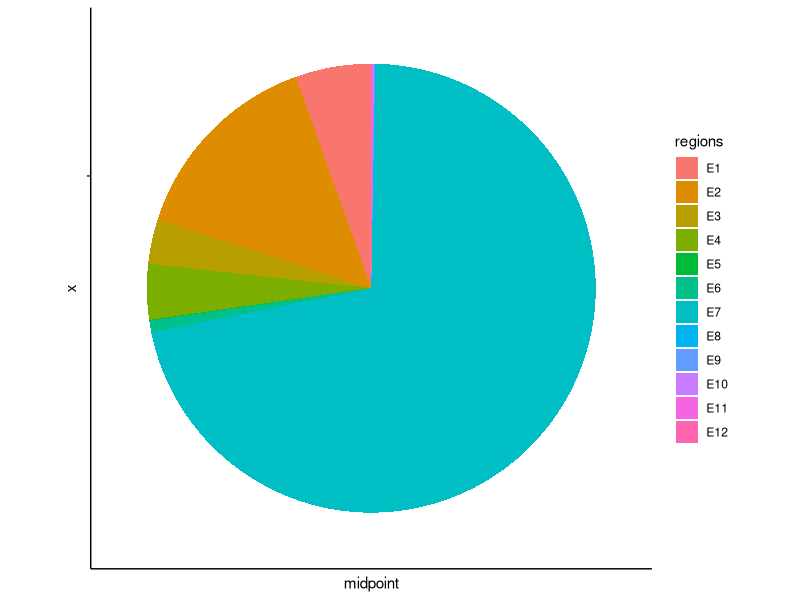
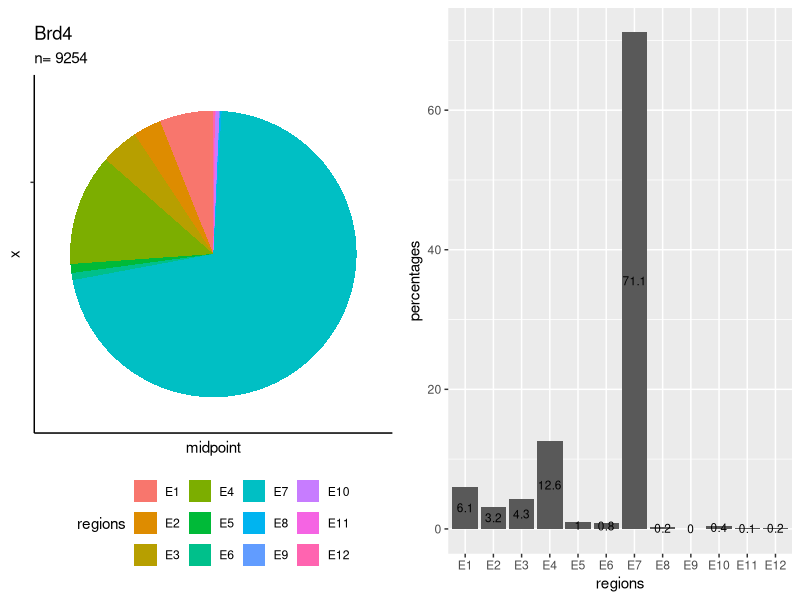
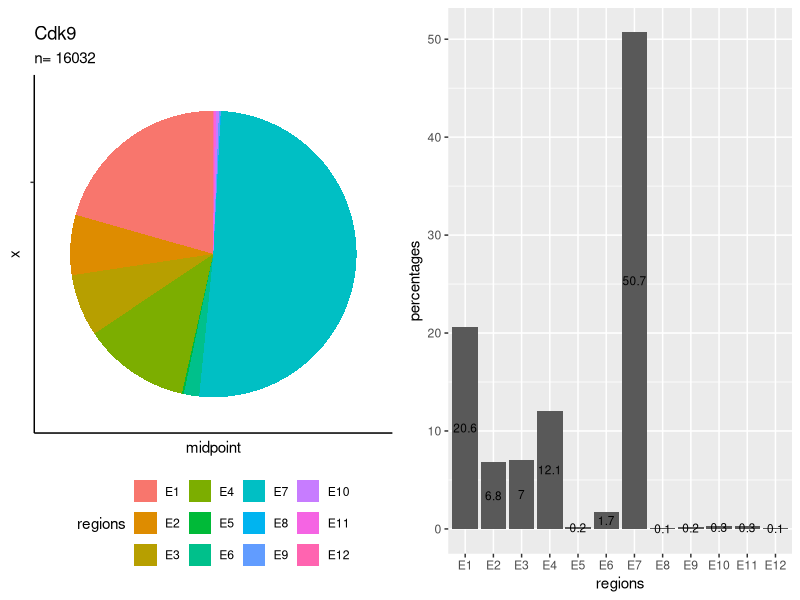
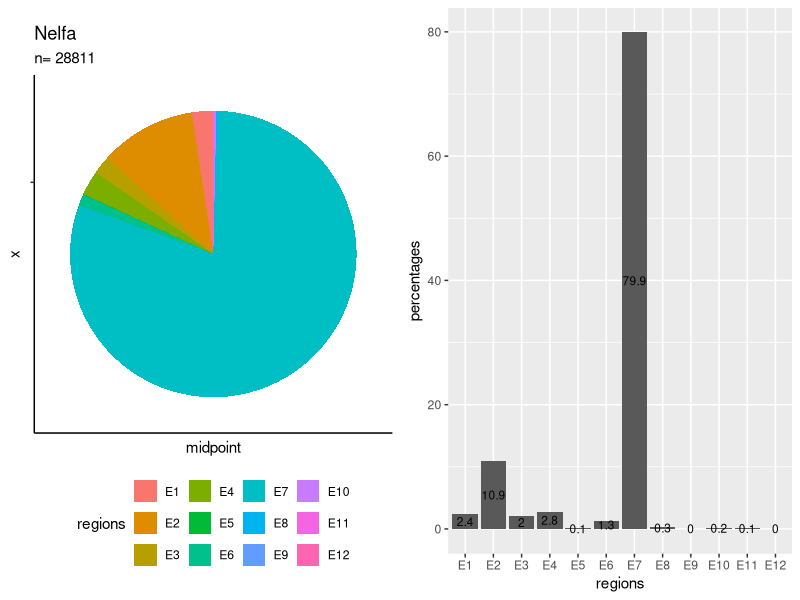
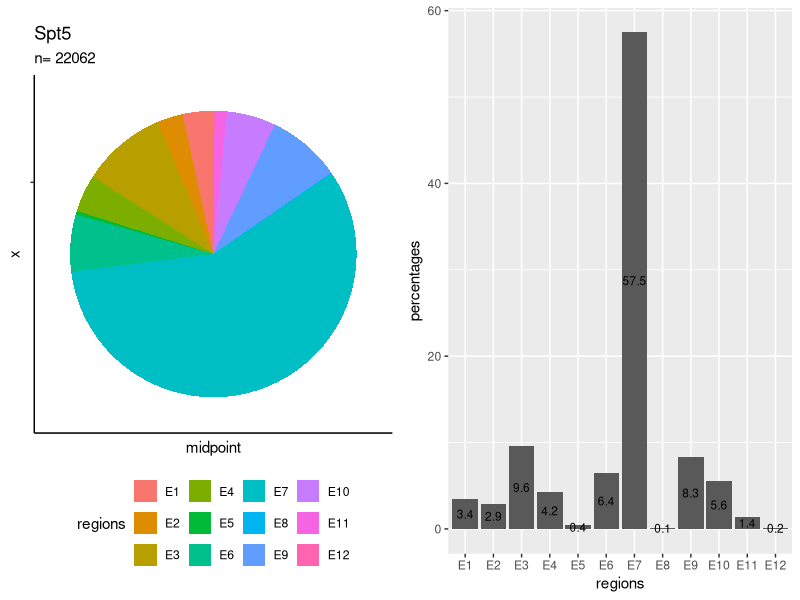
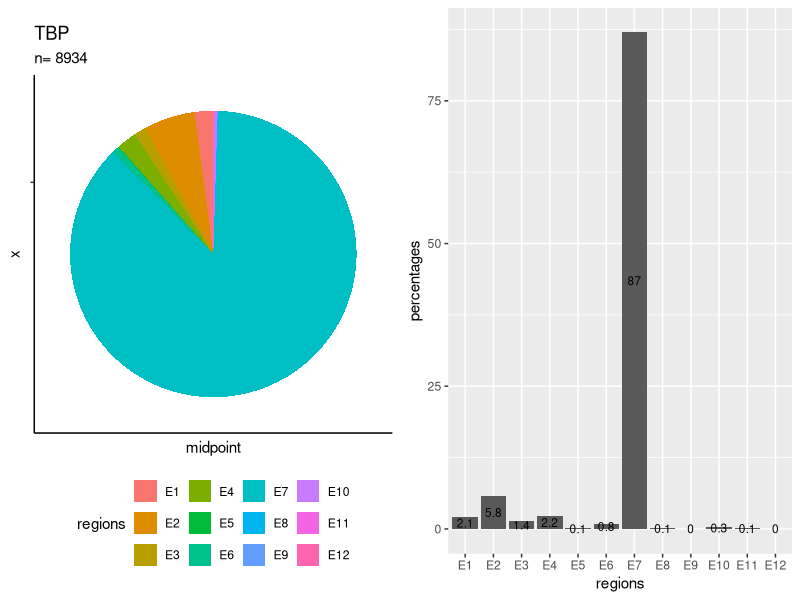
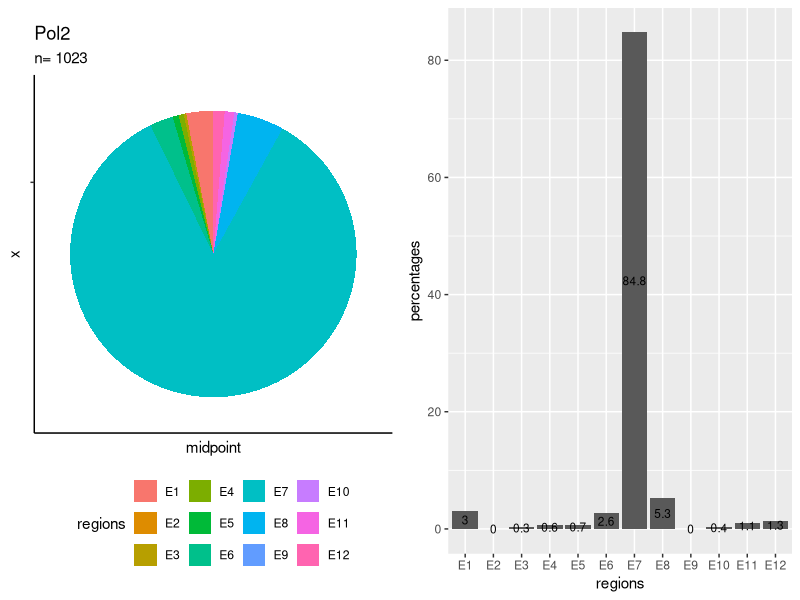
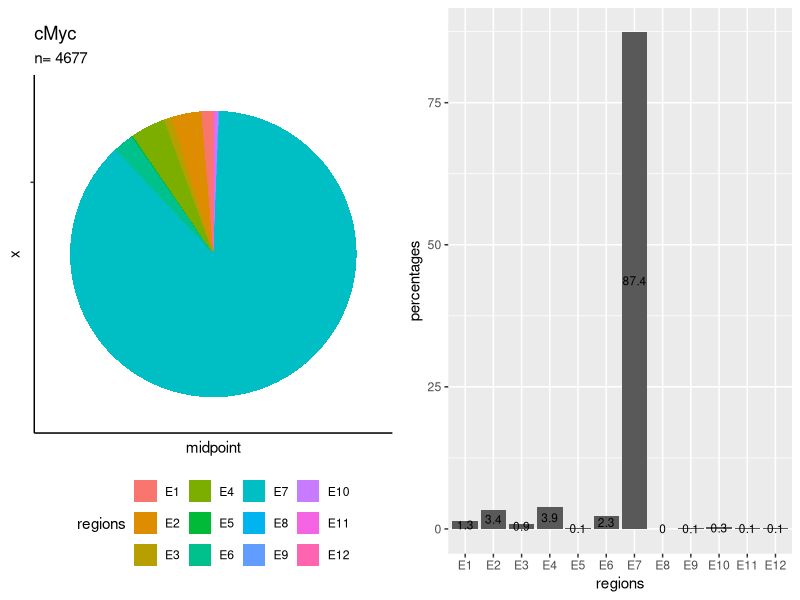

Here is the R script that generated these plots, in order: (Note: this script raises an error after producing the figures.)
## ---- chunk 1
knitr::opts_chunk$set(echo = TRUE)
## ---- chunk 2
library(ggplot2)
## ---- chunk 3
Lsd1.midpoint_E1to12 <- c(770, 2060, 451, 564, 8, 117, 10090, 7, 7, 13, 19, 0)

gg.df <- data.frame(
  regions = c(paste("E", 1:12, sep="")),
  midpoint = Lsd1.midpoint_E1to12,
  percentages = Lsd1.midpoint_E1to12/sum(Lsd1.midpoint_E1to12)*100
)

gg.df$regions <- factor(gg.df$regions, c(paste("E", 1:12, sep="")))

pie <- ggplot(gg.df, aes(x="", y=midpoint, fill=regions)) +
  geom_bar(width = 1, stat = "identity") + 
  coord_polar("y", start=0) + 
  theme_classic() + 
  theme(axis.text.x=element_blank())
pie
## ---- chunk 4
regions <- c("E1", "E10", "E11", "E12", "E2", "E3", "E4", "E5", "E6", "E7", "E8", "E9")
Brd4 <- c(562, 40, 8, 15, 294, 395, 1166, 94, 74, 6583, 19, 4)
Cdk9 <- c(3301, 49, 41, 11, 1088, 1126, 1935, 35, 278, 8127, 9, 32)
Nelfa <- c(694, 63, 28, 5, 3137, 586, 803, 21, 369, 23023, 76, 6)
Spt5 <- c(760, 1225, 302, 34, 642, 2110, 932, 89, 1422, 12681, 31, 1834)
TBP <- c(187, 30, 10, 2, 517, 122, 201, 7, 72, 7771, 13, 2)
Pol2 <- c(31, 4, 11, 13, 0, 3, 6, 7, 27, 867, 54, 0)
cMyc <- c(63,14,6,6,158,42,183,7,107,4086,1,4)

goi <- list(Brd4, Cdk9, Nelfa, Spt5, TBP, Pol2, cMyc)
names(goi) <- c("Brd4", "Cdk9", "Nelfa", "Spt5", "TBP", "Pol2", "cMyc")
lapply(goi, sum)

for (i in 1:length(goi)) {
  
  factors <- goi[[i]]
  
  names(factors) <- regions
  factors <- factors[paste("E", 1:12, sep="")]
  
  df <- data.frame(
    regions = c(paste("E", 1:12, sep="")),
    midpoint = factors,
    percentages = factors/sum(factors)*100
  )
  
  df$regions <- factor(df$regions, c(paste("E", 1:12, sep="")))

  pie <- ggplot(df, aes(x="", y=midpoint, fill=regions)) +
    geom_bar(width = 1, stat = "identity") + 
    coord_polar("y", start=0) + 
    theme_classic() + 
    ggtitle(names(goi)[[i]],paste("n=",sum(goi[[i]]))) + 
    theme(axis.text.x=element_blank(), legend.position = "bottom")
  
  bar <- ggplot(df, aes(x=regions, y
                        =percentages, 
                        label=round(percentages,1)))+
  geom_col() + 
  geom_text(aes(x=regions, y=percentages),
            size = 3, 
            position = position_stack(vjust = 0.5))
  
  gridExtra::grid.arrange(pie, bar, ncol=2)
}
## ---- chunk 5
sessioninfo::session_info()
